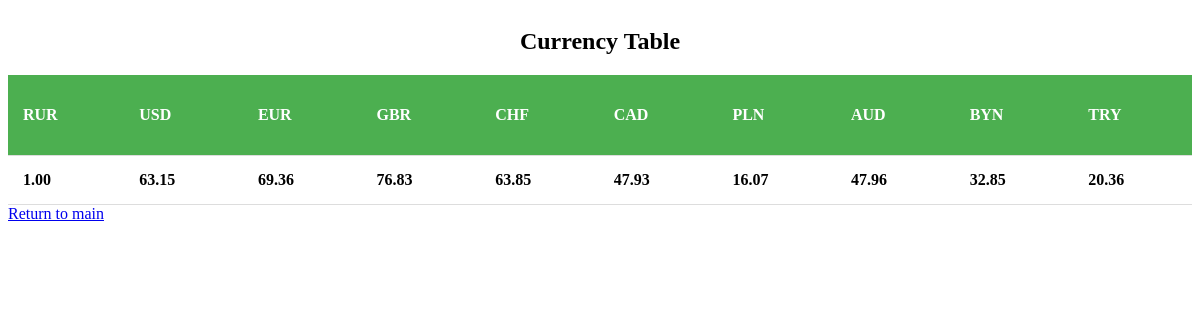
Screenshot of /charges/ with the database file from the repository.
### finances/models.py (models this page shows, shortened)
class Charge(models.Model):
    currency = models.CharField(max_length=50)
    value = models.DecimalField(max_digits=5, decimal_places=2)

### finances/views.py (the view)
# urls.py: url(r'^charges/$', finance_page)
def finance_page(request):
    queryset = Charge.objects.all()
    template = loader.get_template("finances.html")
    context = RequestContext(request, {
        "object_list": queryset,
        "title": "Finances"
    })
    return HttpResponse(template.render(context))

### finances/templates/finances.html (shortened to what this page needs)
<!DOCTYPE html>
<html lang="en">
<head>
    {% load static %}
    <link rel="stylesheet" type="text/css" href="{% static 'styles/table_style.css' %}">
</head>
<body>
    <table>
        <caption><h2>Currency Table</h2></caption>
            <tr>
                {% for obj in object_list %}
                    <th>{{ obj.currency }}</th>
                {% endfor %}
            </tr>
            <tr>
                {% for obj in object_list %}
                    <td><b>{{ obj.value }}</b></td>
                {% endfor %}
            </tr>
    </table>
    <a href="/">Return to main</a>
</body>
</html>

### finances/static/styles/table_style.css (style rules this page uses)
table { width: 100%; border-collapse: collapse; }
th { height: 50px; text-align: left; background-color: #4caf50; color: white; }
th, td { border-bottom: 1px solid #ddd; padding: 15px; }

### rows the page displays
Charge: currency "RUR", value "1.00"
Charge: currency "USD", value "63.15"
Charge: currency "EUR", value "69.36"
Charge: currency "GBR", value "76.83"
Charge: currency "CHF", value "63.85"
Charge: currency "CAD", value "47.93"
Charge: currency "PLN", value "16.07"
Charge: currency "AUD", value "47.96"
Charge: currency "BYN", value "32.85"
Charge: currency "TRY", value "20.36"
